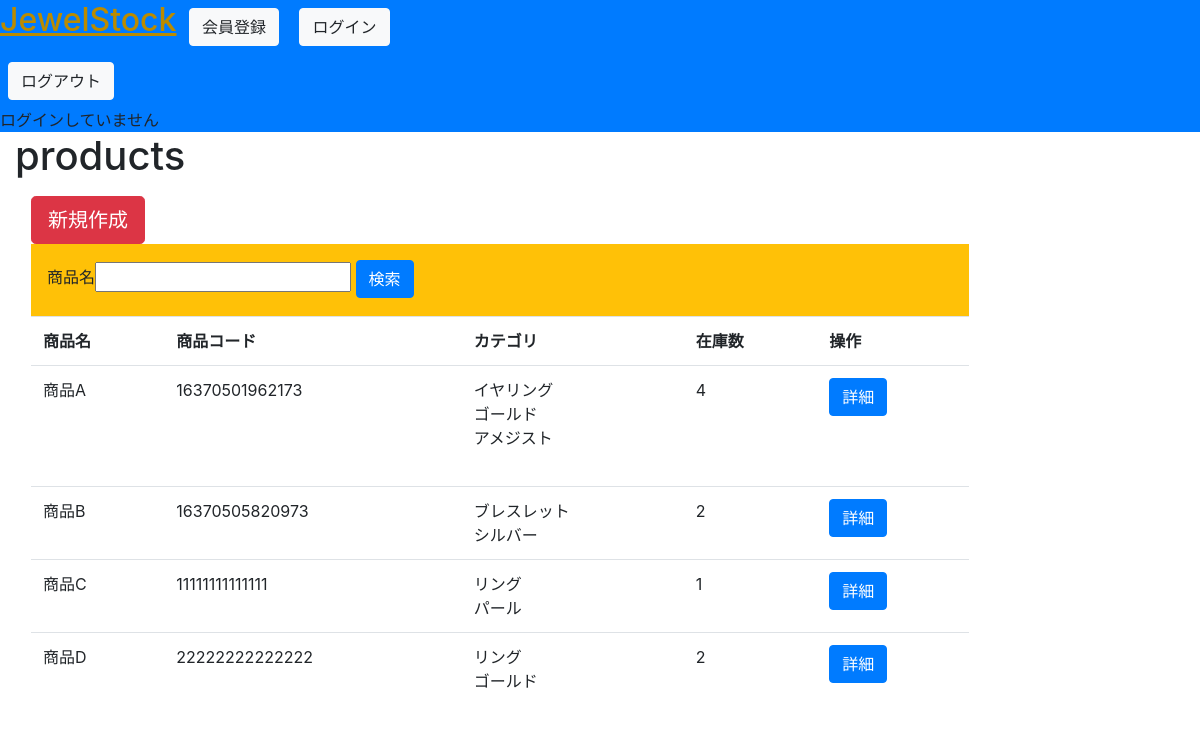
/product, run on an earlier commit of the app's database.
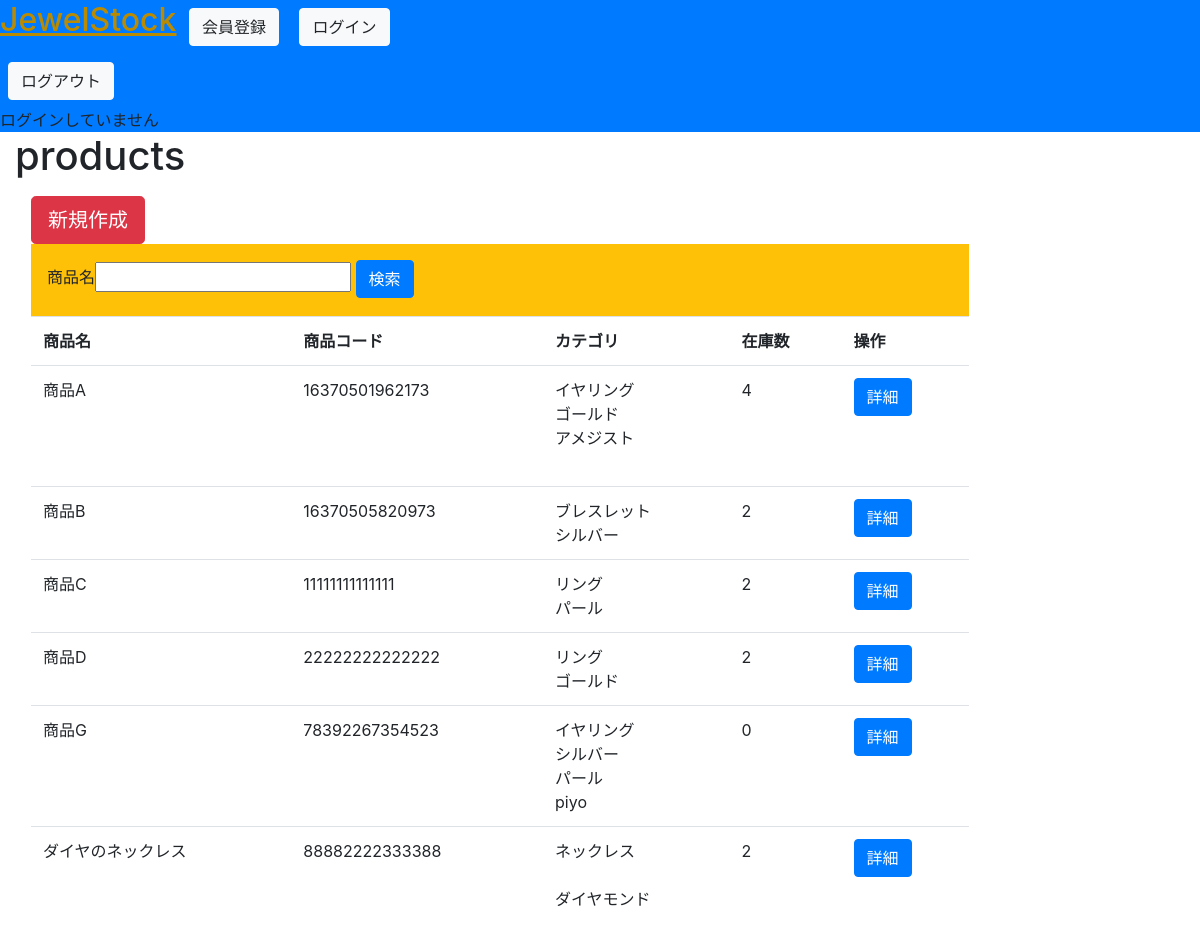
And on a later commit of the database.
### jewelstock/models.py (models this page shows, shortened)
class Product(models.Model):
    product_code_regex = RegexValidator(regex=r'^[0-9]{14}$')
    product_code = models.PositiveIntegerField(verbose_name='商品コード', primary_key=True, validators=[product_code_regex])
    name = models.CharField(verbose_name='商品名', max_length=200)
    category = models.ManyToManyField(ProductCategory, verbose_name='カテゴリー', blank=True)
    description = models.CharField(verbose_name='商品説明', max_length=400)
    weight = models.CharField(verbose_name='重量', max_length=200, null=True, blank=True)
    size = models.CharField(verbose_name='サイズ', max_length=200, null=True, blank=True)
    price = models.PositiveIntegerField(verbose_name='税込み価格')
    def count_item(self):
        return Item.objects.filter(product=self).count()

class ProductCategory(models.Model):
    name = models.CharField(verbose_name='カテゴリー', max_length=20)
    def __str__(self):
        return self.name

### jewelstock/views.py (the view)
class ProductsView(View):
    def get(self, request, *args, **kwargs):
        context = {}
        context['products'] = Product.objects.all()
        return render(request, 'jewelstock/product/list.html', context)

### templates/jewelstock/product/list.html (shortened to what this page needs)
{% extends "base.html" %}
{% load bootstrap %}
{% block body_title %}products{% endblock %}
{% block content %}
<a href="{% url 'jewelstock:product_create' %}" class='btn btn-lg btn-danger'>新規作成</a>
<form action="" class="form p-3 bg-warning">
    <label>商品名<input type="text" name="keyword" value="{{ request.GET.keyword }}"></label>
    <button type="submit" class="btn btn-primary">検索</button>
</form>
<table class="table">
    <tr>
        <th>商品名</th>
        <th>商品コード</th>
        <th>カテゴリ</th>
        <th>在庫数</th>
        <th>操作</th>
    </tr>
    {% for product in products %}
    <tr>
        <td>{{ product.name }}</td>
        <td>{{ product.product_code }}</td>
        <td>
            {% for category in product.category.all %}
                {{ category }}<br>
            {% endfor %}
        </td>
        <td>
            {{ product.count_item }}
        </td>
        <td>
            <a href="{% url 'jewelstock:product_detail' pk=product.product_code %}" class="btn btn-primary">詳細</a>
        </td>
    </tr>
    {% endfor %}
</table>
{% endblock %}

What changed in the data, as far as the page shows it:
computed for Product "商品C": count_item "1" → "2"
added Product: name "商品G", product_code "78392267354523", count_item "0", ProductCategory (name "イヤリング"), ProductCategory (name "シルバー"), ProductCategory (name "パール")
added ProductCategory: name "piyo", shown under "商品G"
added Product: name "ダイヤのネックレス", product_code "88882222333388", count_item "2"
now on this page (row unchanged): ProductCategory: name "ネックレス", shown under "ダイヤのネックレス"
added ProductCategory: name "ダイヤモンド", shown under "ダイヤのネックレス"
